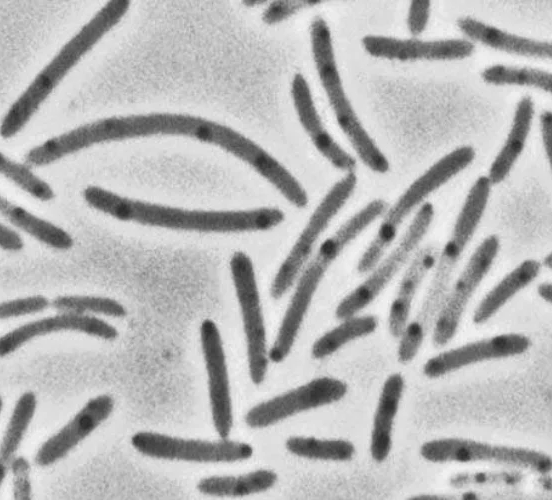
#> input picture bacteria.png, 552 x 500 px
$ jupyter execute 'SCIPY_Python optimization fourier ndimage.ipynb'
#> lines starting #> are read from the running program, lines starting #| are printed output that depends on the picture; after the words box and inside, x2 and y2 are one past the last pixel; in counts of white or black regions, pixels touching at a corner belong together
## Calcule scientifiques avec scipy

[cell 1]
import numpy as np
import matplotlib.pyplot as plt

## (1) Interpolation

[cell 2]
x = np.linspace(0,10,10)
y = x**2
plt.scatter(x,y)

[cell 3]
from scipy.interpolate import interp1d

[cell 4]
f = interp1d(x,y, kind = 'linear')

new_x = np.linspace(0,10,30)
result = f(new_x)

plt.scatter(x,y)
plt.scatter(new_x, result, c= 'r')

[cell 5]
x = np.linspace(0,10,10)
y = np.sin(x)
plt.scatter(x,y)

[cell 6]
f = interp1d(x,y, kind = 'cubic')

new_x = np.linspace(0,10,50)
result = f(new_x)

plt.scatter(x,y)
plt.scatter(new_x, result, c= 'r')

## (2) Optimization

[cell 7]
x = np.linspace(0,2,100)
y = 1/3*x**3 - 3/5*x**2 + 2 + np.random.randn(x.shape[0])/20
plt.scatter(x,y)

[cell 8]
def f(x,a,b,c,d):
    return a*x**3 + b*x**2 + c *x + d

[cell 9]
from scipy import optimize

[cell 10]
params, param_cov = optimize.curve_fit(f, x,y)

[cell 11]
plt.scatter(x,y)
plt.plot(x, f(x, params[0], params[1], params[2], params[3]), c='g', lw =3)
#> figure, not shown here; curve peaks at x = 2, y = 2.31

## Minimize

[cell 12]
def f(x):
    return x**2 + 15*np.sin(x)

[cell 13]
x = np.linspace(-10,10,100)
plt.plot(x, f(x))
#> figure, not shown here; curve peaks at x = -10, y = 108.2

[cell 14]
x0 = -5
results = optimize.minimize(f, x0 = x0).x

[cell 15]
plt.plot(x,f(x), lw=3, zorder = -1)
plt.scatter(results, f(results), s =100, c= 'r', zorder = 1)
plt.scatter(x0, f(x0), s = 200, marker = '+', c = 'g' ,zorder = 1)
plt.show()
#> figure, not shown here; curve peaks at x = -10, y = 108.2

[cell 16]
def f(x):
    return np.sin(x[0]) + np.cos(x[0] + x[1])*np.cos(x[0])

[cell 17]
x = np.linspace(-3,3,100)
y = np.linspace(-3,3,100)

x,y = np.meshgrid(x,y)
plt.contour(x,y, f(np.array([x,y])), 20)

x0 = np.zeros((2,1))
plt.scatter(x0[0],x0[1], marker = '+', c = 'r', s = 100)

result = optimize.minimize(f, x0= [0,0]).x

plt.scatter(result[0], result[1], c = 'g' , s =100)

## (3) Traitement du signal

[cell 18]
x = np.linspace(0,20, 100)
y = x + 4*np.sin(x) + np.random.randn(x.shape[0])
plt.plot(x,y)
#> figure, not shown here; curve peaks at x = 19.8, y = 25.21

[cell 19]
from scipy import signal

[cell 20]
new_y = signal.detrend(y)

[cell 21]
plt.plot(x,y)
plt.plot(x, new_y)
#> figure, not shown here; curve peaks at x = 19.8, y = 25.21; curve peaks at x = 19.8, y = 6.18

## Scipy fourier

[cell 22]
x = np.linspace(0,30,1000)
y = 3*np.sin(x) + 2*np.sin(5*x) + np.sin(10*x)
plt.plot(x,y)
#> figure, not shown here; curve peaks at x = 1.47, y = 5.58

[cell 23]
from scipy import fftpack

[cell 24]
fourier = fftpack.fft(y)
power = np.abs(fourier)
frequence = fftpack.fftfreq(y.size)
plt.plot(np.abs(frequence), power)

[cell 25]
x = np.linspace(0,30,1000)
y = 3*np.sin(x) + 2*np.sin(5*x) + np.sin(10*x) + np.random.random(x.shape[0])*10
plt.plot(x,y)
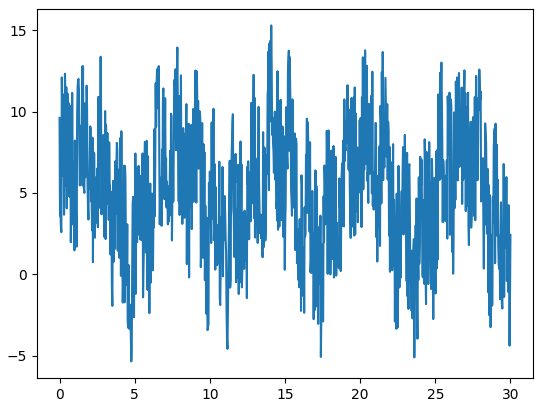
#> figure drawn by matplotlib, 1 panel; curve peaks at x = 14.08, y = 15.31

[cell 26]
fourier = fftpack.fft(y)
power = np.abs(fourier)
frequence = fftpack.fftfreq(y.size)
plt.plot(np.abs(frequence), power)

[cell 27]
fourier[power<400] = 0

[cell 28]
plt.plot(np.abs(frequence),  np.abs(fourier))
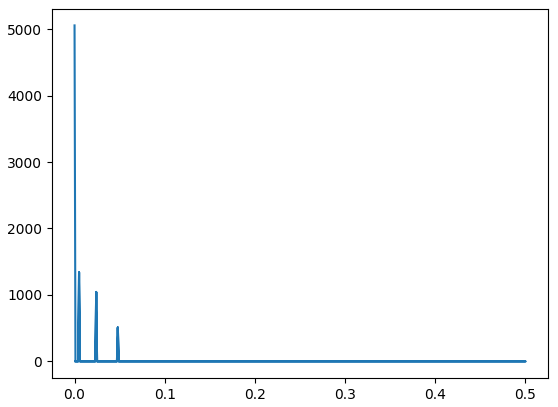
#> figure drawn by matplotlib, 1 panel

[cell 29]
filtered_signal = fftpack.ifft(fourier)

[cell 30]
plt.figure(figsize = (12,8))
plt.plot(x,y, lw = 0.5)
plt.plot(x, filtered_signal, lw = 3)
plt.show()
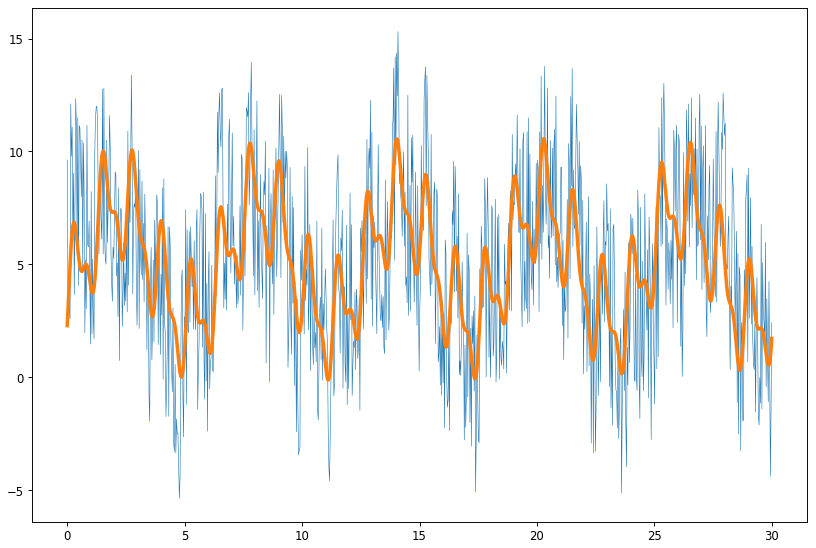
#> figure drawn by matplotlib, 1 panel; curve peaks at x = 14.08, y = 15.31; curve peaks at x = 20.3, y = 10.56

## (4) Traitement d'image

## ndimage

[cell 31]
from scipy import ndimage

[cell 32]
np.random.seed(0)
X = np.zeros((32,32))
X[10:-10, 10:-10] = 1
X[np.random.randint(0,32,30), np.random.randint(0,32,30)] = 1
plt.imshow(X)
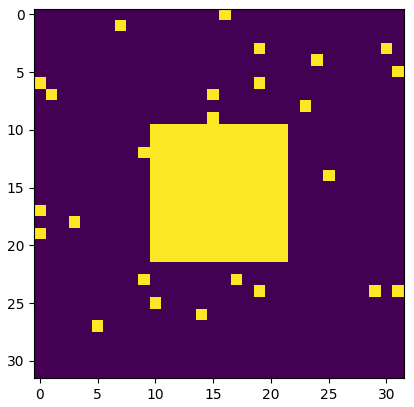
#> figure drawn by matplotlib, 1 panel

[cell 33]
open_x = ndimage.binary_opening(X)
plt.imshow(open_x)
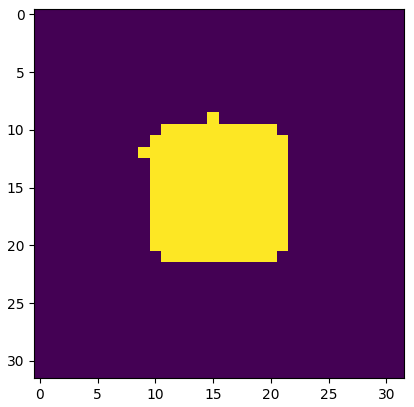
#> figure drawn by matplotlib, 1 panel

[cell 34]
image = plt.imread('bacteria.png')
#> image is the input picture: shape (500, 552, 4) float32; mean R, G, B, A 0.714, 0.714, 0.714, 1
image = image[:,:,0]
#> image: shape (500, 552) float32
plt.imshow(image, cmap = 'gray')
#image.shape

[cell 35]
image_2 = np.copy(image)
plt.hist(image_2.ravel(), bins = 255)
plt.show()
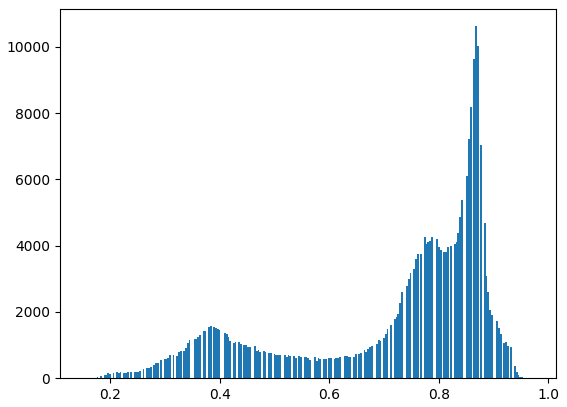
#> figure drawn by matplotlib, 1 panel; tallest bar 10622 high, from x = 0.866 to 0.869

[cell 36]
image = image<0.6
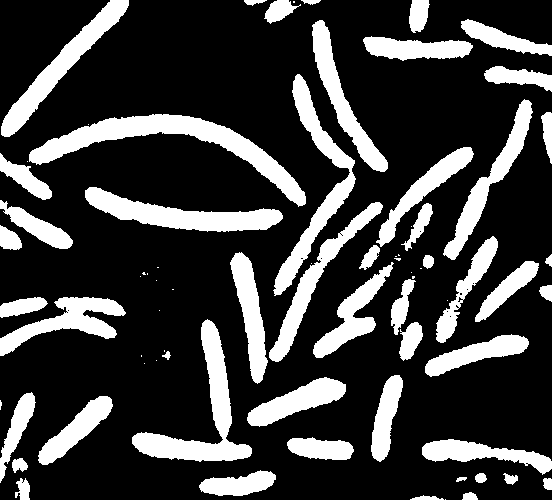
#> image: shape (500, 552) bool; 23.9% white; 75 white regions (25 under 20 px), largest, box (x1, y1, x2, y2) and area: (29, 114, 306, 207) 5708, (132, 319, 252, 462) 4272, (85, 187, 283, 232) 3807
plt.imshow(image)

[cell 37]
open_x = ndimage.binary_opening(image)
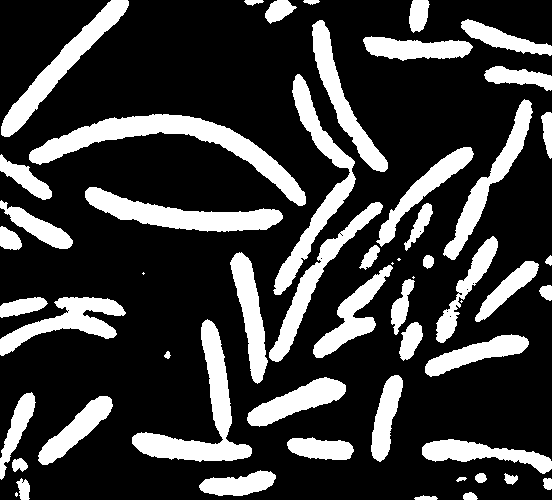
#> open_x: shape (500, 552) bool; 23.8% white; 56 white regions (6 under 20 px), largest, box (x1, y1, x2, y2) and area: (29, 114, 306, 206) 5693, (132, 319, 252, 462) 4270, (85, 187, 283, 232) 3806
plt.imshow(open_x)

[cell 38]
label_image , n_label = ndimage.label(open_x)
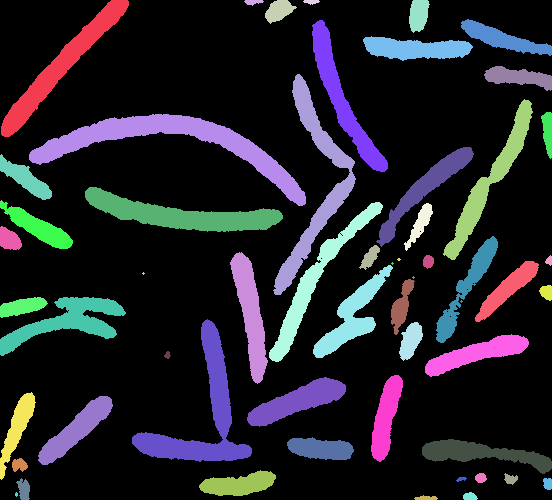
#> label_image: shape (500, 552) int32; 57 distinct labels, from 0 to 56; one colour per label, 0 black
#> n_label = 56
print(n_label)
#| 56

[cell 39]
plt.imshow(label_image)

[cell 40]
sizes = ndimage.sum(open_x , label_image , range(n_label))
#> sizes = 56 values, max 5693 at index 13, min 0 at index 0, mean 1171.2

[cell 41]
plt.scatter(range(n_label), sizes, c = 'orange')
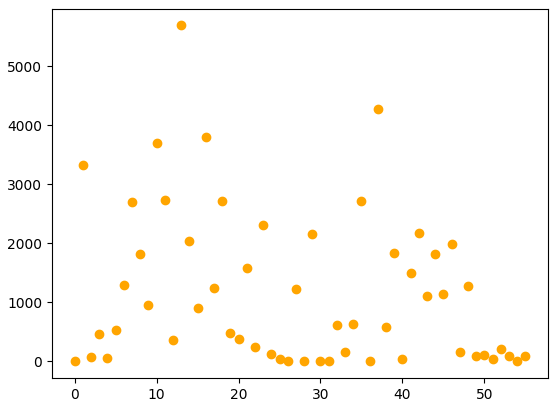
#> figure drawn by matplotlib, 1 panel

$ run again, with the-microscope.webp saved as bacteria.png
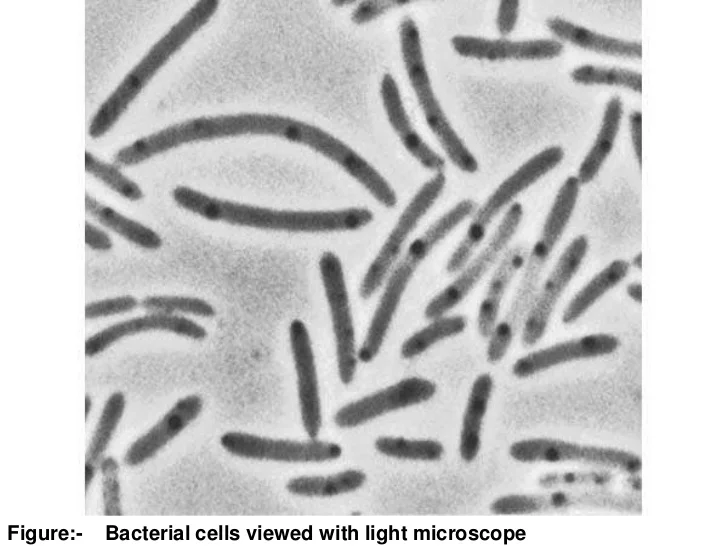
#> input picture the-microscope.webp, 728 x 546 px
#> image is the input picture: shape (546, 728, 3) float32; mean R, G, B 0.787, 0.787, 0.787
#> open_x: shape (546, 728) bool; 17.6% white; 116 white regions (21 under 20 px), largest, box (x1, y1, x2, y2) and area: (118, 114, 395, 206) 5693, (221, 319, 341, 462) 4270, (174, 187, 372, 232) 3806
#> `label_image , n_label = ndimage.label(open_x)`:
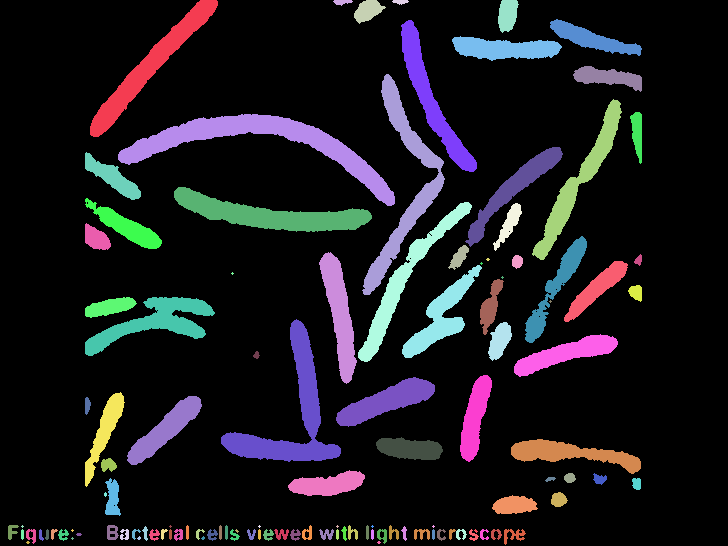
#> label_image: shape (546, 728) int32; 118 distinct labels, from 0 to 117; one colour per label, 0 black
#> n_label = 117
#| 117
#> sizes = 117 values, max 5693 at index 13, min 0 at index 0, mean 597.9
#> `[cell 41] plt.scatter(range(n_label), sizes, c = 'orange')`:
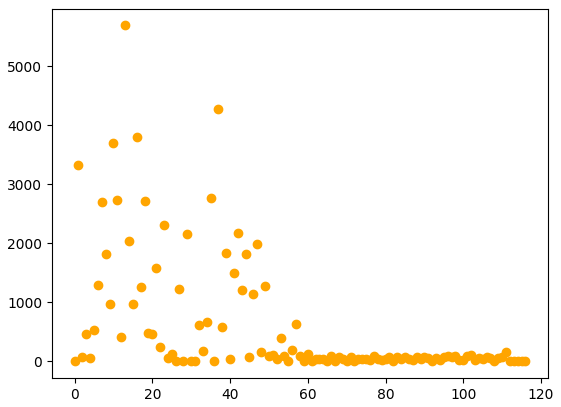
#> figure drawn by matplotlib, 1 panel
